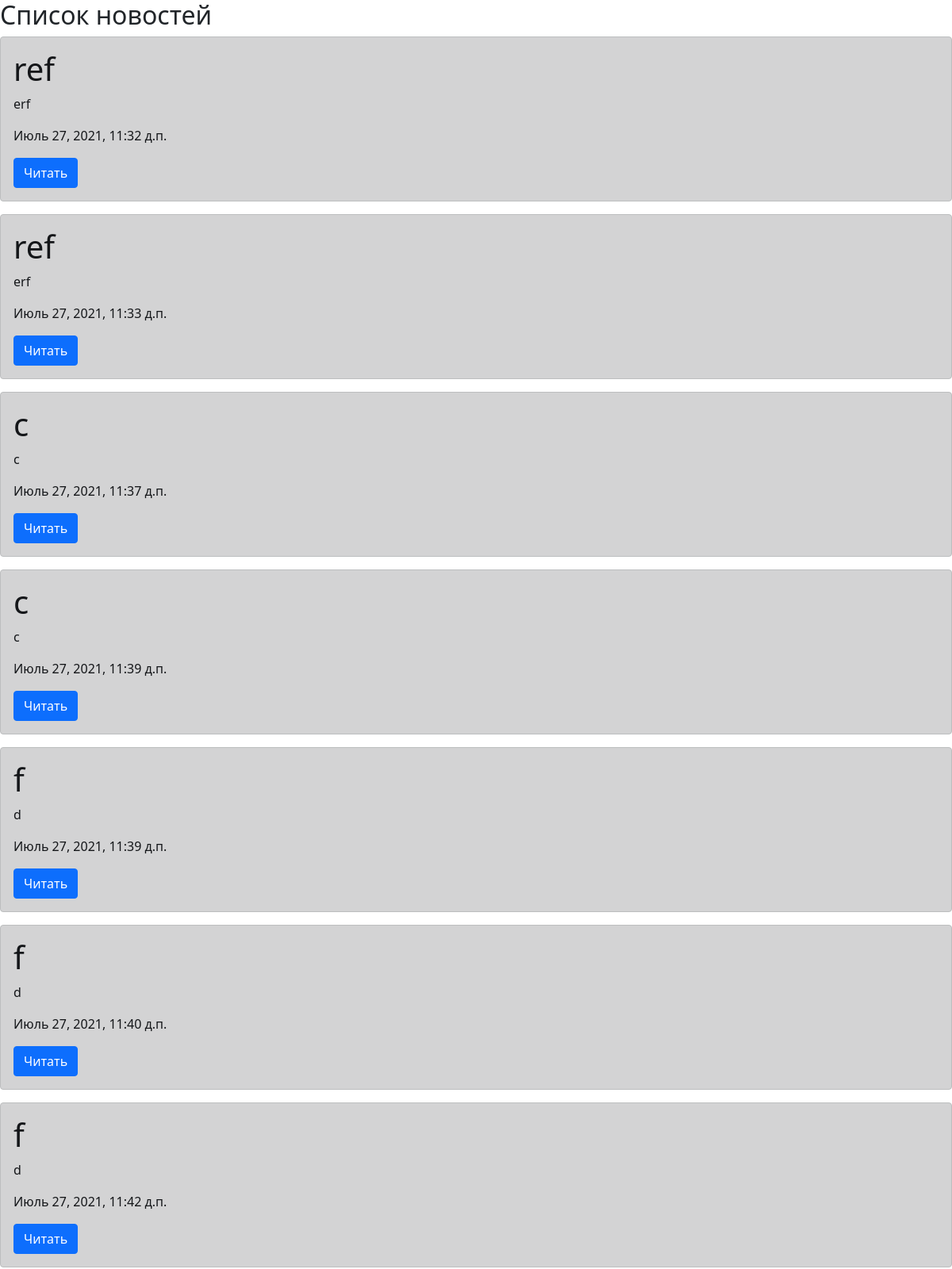
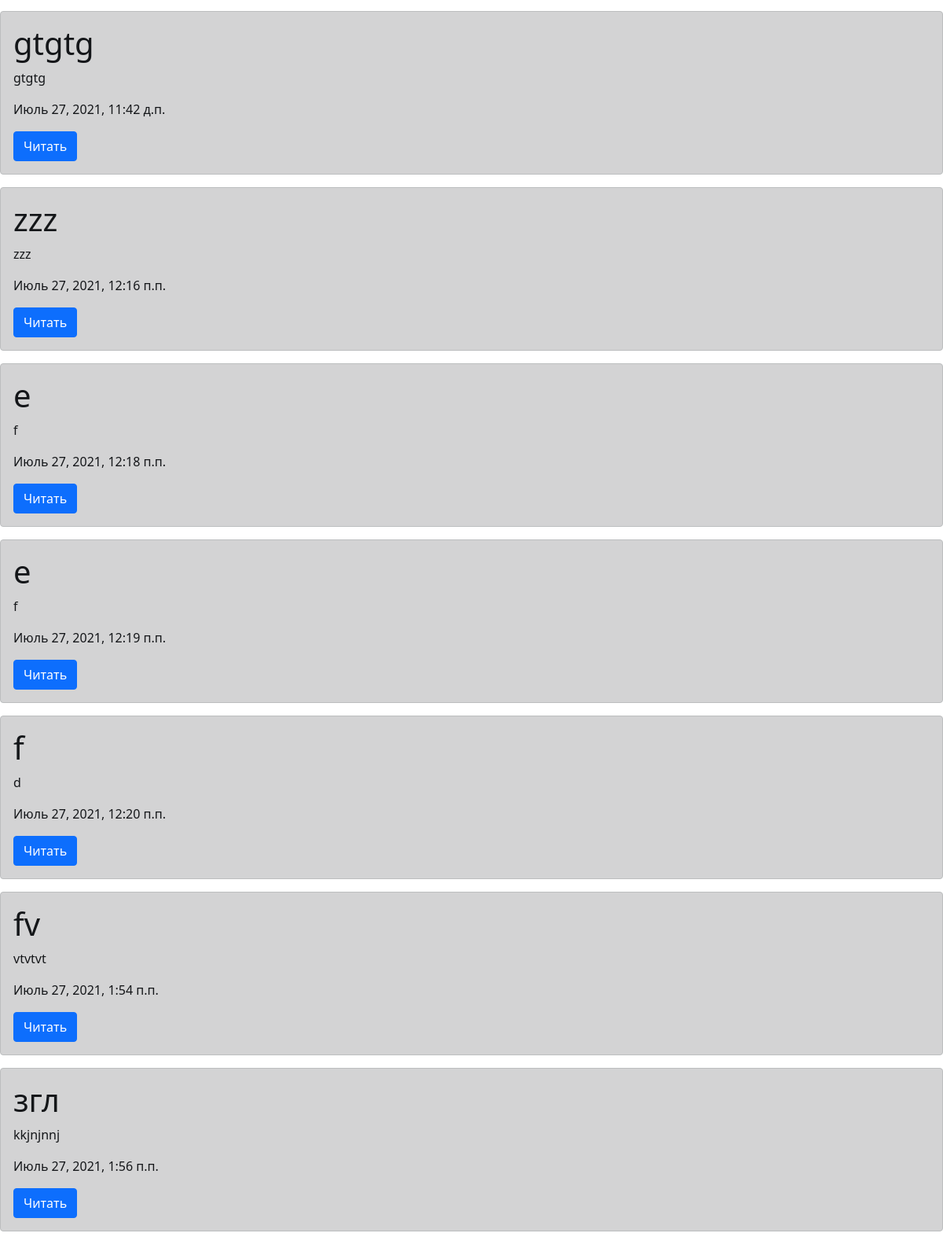
The page / on the database its author committed (2 pictures, top to bottom).
### main/models.py (models this page shows, shortened)
class News(models.Model):
    title = models.CharField('Заголовок', max_length=50)
    anons = models.CharField('Анонс', max_length=150)
    text = models.TextField('Описание')
    date = models.DateTimeField(auto_now_add=True)
    class Meta:
        verbose_name = "Новость"
        verbose_name_plural = "Новости"

### main/views.py (the view)
# urls.py: path('', views.index, name='index'),
def index(request):
    news = News.objects.all()
    return render(request, 'main/main.html', {'news': news})

### main/templates/main/main.html (shortened to what this page needs)
{% extends "main/base.html" %}
{% block content %}
    {% if news.count > 0 %}
    <h2>Список новостей</h2>
        {% for new in news %}
        <div class="container-mdп">
            <div class="alert alert-dark" role="alert">
                <h1>{{ new.title }}</h1>
                <p>{{ new.anons }}</p>
                <p>{{ new.date }}</p>
                <button type="button" class="btn btn-primary">Читать</button>
            </div>
        </div>
        {% endfor %}
    {% endif %}
{% endblock %}

### main/templates/main/base.html (shortened to what this page needs)
{% load static %}
<!doctype html>
<html lang="en">
<head>
    <link rel="stylesheet" href="{% static 'main/css/main.css' %}">
    <link href="https://cdn.jsdelivr.net/npm/bootstrap@5.0.2/dist/css/bootstrap.min.css" rel="stylesheet">
</head>
<body>
{% block content %}{% endblock %}
</body>
</html>

### rows shown on the page
News: title "ref", anons "erf", date "Июль 27, 2021, 11:32 д.п."
News: title "ref", anons "erf", date "Июль 27, 2021, 11:33 д.п."
News: title "c", anons "c", date "Июль 27, 2021, 11:37 д.п."
News: title "c", anons "c", date "Июль 27, 2021, 11:39 д.п."
News: title "f", anons "d", date "Июль 27, 2021, 11:39 д.п."
News: title "f", anons "d", date "Июль 27, 2021, 11:40 д.п."
News: title "f", anons "d", date "Июль 27, 2021, 11:42 д.п."
News: title "gtgtg", anons "gtgtg", date "Июль 27, 2021, 11:42 д.п."
News: title "zzz", anons "zzz", date "Июль 27, 2021, 12:16 п.п."
News: title "e", anons "f", date "Июль 27, 2021, 12:18 п.п."
News: title "e", anons "f", date "Июль 27, 2021, 12:19 п.п."
News: title "f", anons "d", date "Июль 27, 2021, 12:20 п.п."
News: title "fv", anons "vtvtvt", date "Июль 27, 2021, 1:54 п.п."
News: title "згл", anons "kkjnjnnj", date "Июль 27, 2021, 1:56 п.п."
